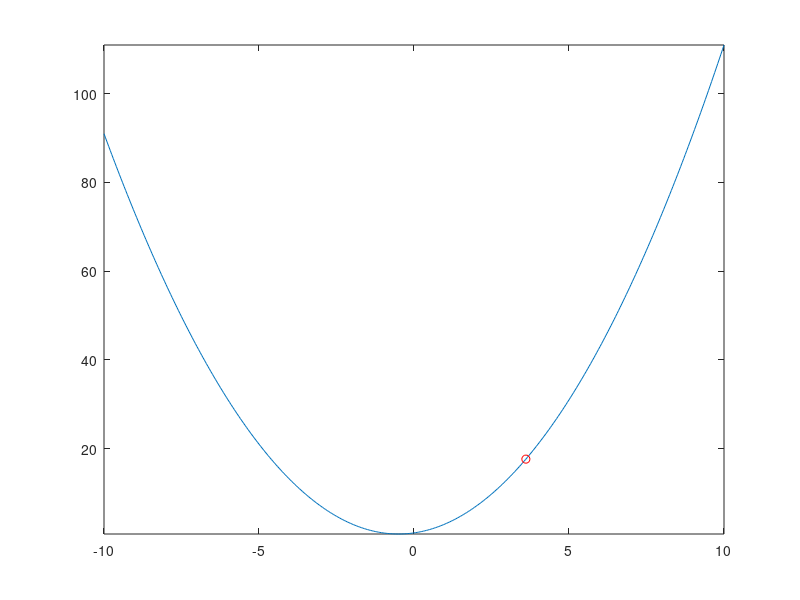

MATLAB code for this plot: (Note: this script raises an error after producing the figure.)
%%
% Plot 2D SGD example
%%

clear all;
close all;

addpath('../optimizer');

f = @(x) x.^2 + x + 1;
X = -10:0.05:10;
Y = f(X);
plot(X, Y);
xlim([-10, 10]);
ylim([min(Y), max(Y)]);

hold on;

gamma = 0.7;
lambda = 0.7;
eps = 0.01;
a = 0.1;
x = rand(1)*20 - 10;
k = 0;

xptr = plot(x, f(x), 'ro');
T = 100;

f_pos = get(gcf, 'Position');
f_width = f_pos(3);
f_height = f_pos(4);
mov = zeros(f_height, f_width+10, 1, T, 'uint8');

for k_ = 1:T
    fprintf("%d: x=%f, y=%f\n", k, x, f(x));
    
    [fin, k, x] = Momentum(f, x, a, k, eps, lambda, gamma);
    if fin
        break
    end
    
    set(xptr, 'XData', x, 'YData', f(x));
    drawnow;
    
    frame = getframe(gcf);
    if k_ == 1
        [mov(:, :, 1, k_), map] = rgb2ind(frame.cdata, 256, 'nodither');
    else
        mov(:, :, 1, k_) = rgb2ind(frame.cdata, map, 'nodither');
    end
end

fname = "Momentum.gif"
fprintf("Write animation to '%s'\n", fname);
imwrite(mov, map, fname, 'DelayTime', 0, 'LoopCount', inf);
